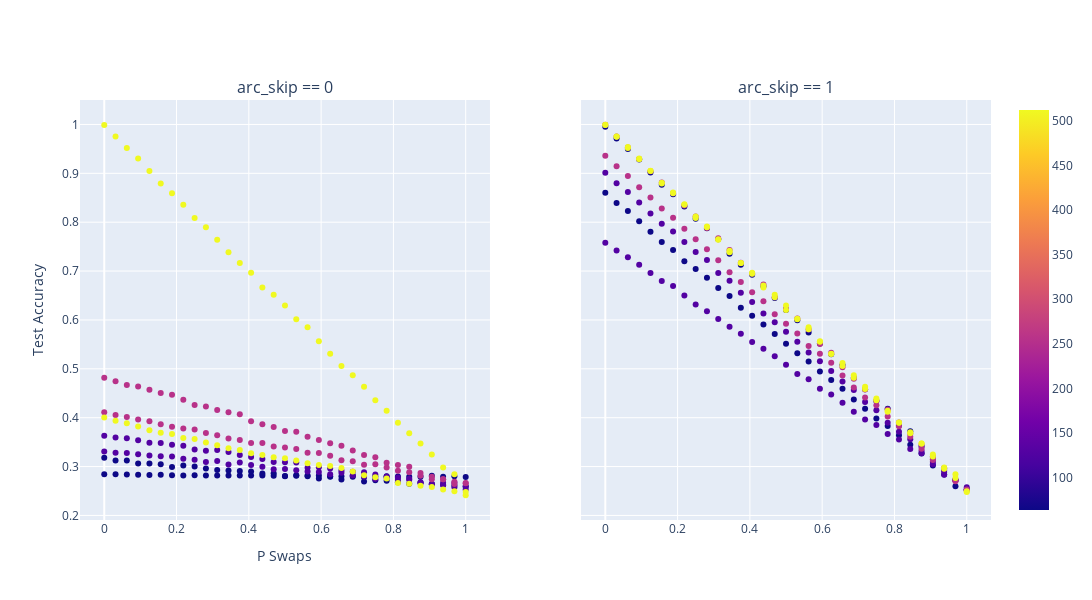

Source (notebook cell):
### Code cell
import plotly.express as px
import pandas as pd 
from plotly.subplots import make_subplots
import plotly.graph_objects as go

hue = "arc_latent_volume"
yplot = "test_Accuracy"
xplot = "swaps"
extra_info = ["arc_num_conv", "arc_encoder_blocks", "arc_features"]


df0 = df.query("arc_skip == 0")
df1 = df.query("arc_skip == 1")

fig0 = px.scatter(df0, x=xplot, y=yplot, color=hue, title="No skip", hover_data=extra_info, labels={"test Acc", "# Swaps"})
fig1 = px.scatter(df1, x=xplot, y=yplot, color=hue, title="Skip", hover_data=extra_info, labels={"test Acc", "# Swaps"})

fig0.update_layout(showlegend=False)  # Oculta la leyenda en el primer gráfico
fig = make_subplots(rows=1, cols=2, subplot_titles=["arc_skip == 0", "arc_skip == 1"], shared_yaxes=True)

for trace in fig0.data:
    fig.add_trace(trace, row=1, col=1)

for trace in fig1.data:
    fig.add_trace(trace, row=1, col=2)
fig.update_layout(width=1200, height=600, legend_title="canales", showlegend=True,
                  xaxis={'title':{'text':"P Swaps"}},
                  yaxis={'title':{'text':"Test Accuracy"}},
                  )

fig.show()

### Figure 1 — Plotly figure (JSON) as saved in the notebook; plotly's stock layout.template omitted (floating-point values rounded to 4 significant figures; data arrays with more than 128 entries replaced by an {"elided": "..."} marker saying what was removed)
{"data": [{"customdata": {"elided": "272x3 mixed values"}, "hovertemplate": "swaps=%{x}<br>test_Accuracy=%{y}<br>arc_num_conv=%{customdata[0]}<br>arc_encoder_blocks=%{customdata[1]}<br>arc_features=%{customdata[2]}<br>arc_latent_volume=%{marker.color}<extra></extra>", "legendgroup": "", "marker": {"color": {"elided": "272 int values"}, "coloraxis": "coloraxis", "symbol": "circle"}, "mode": "markers", "name": "", "orientation": "v", "showlegend": false, "type": "scatter", "x": {"elided": "272 float values"}, "xaxis": "x", "y": {"elided": "272 float values"}, "yaxis": "y"}, {"customdata": {"elided": "272x3 mixed values"}, "hovertemplate": "swaps=%{x}<br>test_Accuracy=%{y}<br>arc_num_conv=%{customdata[0]}<br>arc_encoder_blocks=%{customdata[1]}<br>arc_features=%{customdata[2]}<br>arc_latent_volume=%{marker.color}<extra></extra>", "legendgroup": "", "marker": {"color": {"elided": "272 int values"}, "coloraxis": "coloraxis", "symbol": "circle"}, "mode": "markers", "name": "", "orientation": "v", "showlegend": false, "type": "scatter", "x": {"elided": "272 float values"}, "xaxis": "x2", "y": {"elided": "272 float values"}, "yaxis": "y2"}], "layout": {"annotations": [{"font": {"size": 16}, "showarrow": false, "text": "arc_skip == 0", "x": 0.225, "xanchor": "center", "xref": "paper", "y": 1, "yanchor": "bottom", "yref": "paper"}, {"font": {"size": 16}, "showarrow": false, "text": "arc_skip == 1", "x": 0.775, "xanchor": "center", "xref": "paper", "y": 1, "yanchor": "bottom", "yref": "paper"}], "height": 600, "legend": {"title": {"text": "canales"}}, "showlegend": true, "width": 1200, "xaxis": {"anchor": "y", "domain": [0, 0.45], "title": {"text": "P Swaps"}}, "xaxis2": {"anchor": "y2", "domain": [0.55, 1]}, "yaxis": {"anchor": "x", "domain": [0, 1], "title": {"text": "Test Accuracy"}}, "yaxis2": {"anchor": "x2", "domain": [0, 1], "matches": "y", "showticklabels": false}}}
